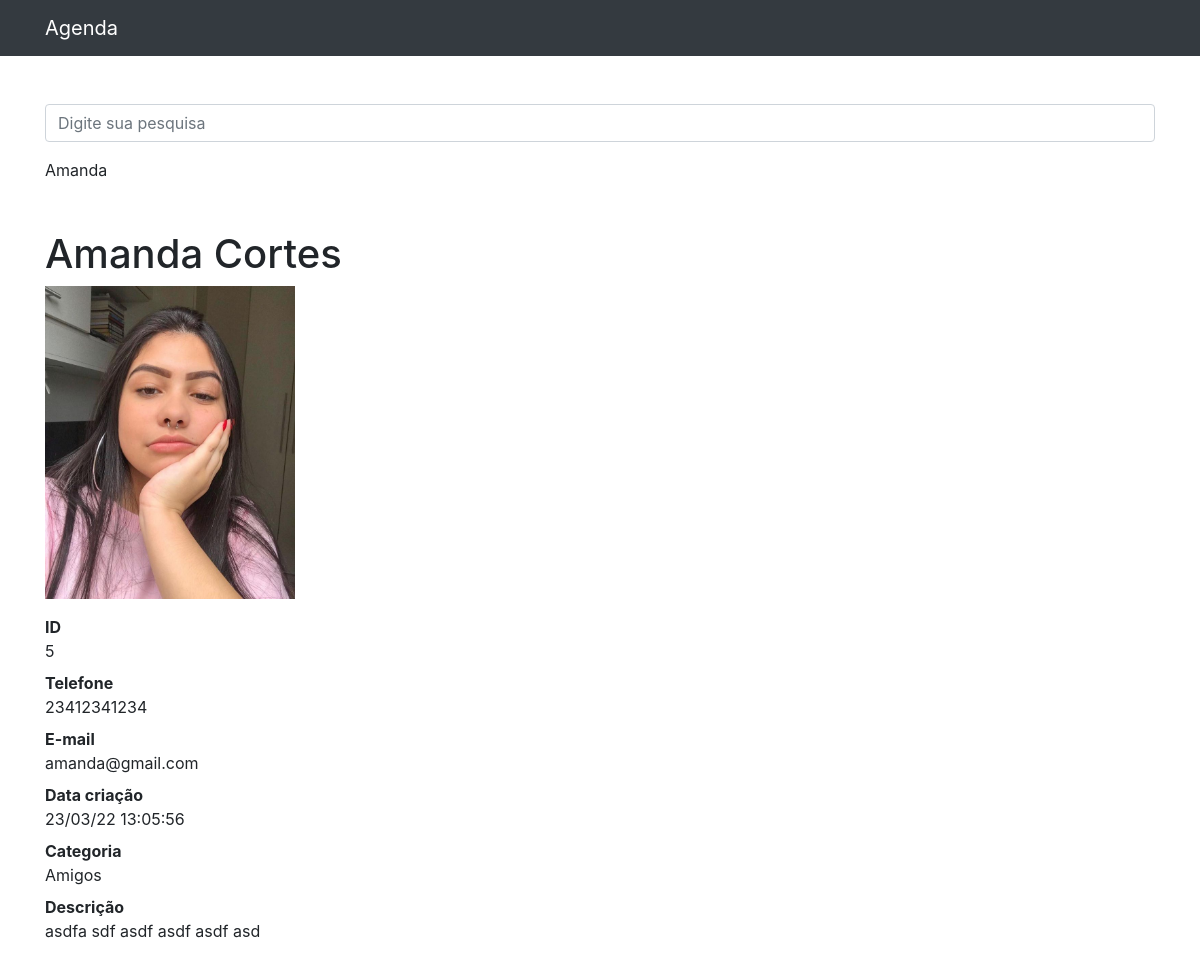
The app's page /5/ with its own data.
### contatos/models.py (models this page shows, shortened)
class Contato(models.Model):
    nome = models.CharField(max_length=100)
    sobrenome = models.CharField(max_length=100, blank=True)
    email = models.EmailField(max_length=100, blank=True)
    telefone = models.CharField(max_length=100)
    data_criacao = models.DateTimeField(auto_now_add=True)
    descricao = models.TextField(blank=True)
    categoria = models.ForeignKey(Categoria, on_delete=models.DO_NOTHING)
    mostrar = models.BooleanField(default=True)
    foto = models.ImageField(upload_to='fotos/%Y/%m/%d', null=True, blank=True)

class Categoria(models.Model):
    nome = models.CharField(max_length=100)
    def __str__(self):
        return self.nome

### contatos/views.py (the view)
# urls.py: urls.path('<int:contato_id>/', views.ver_contato, name='ver_contato'),
def ver_contato(request, contato_id):
    contato = get_object_or_404(Contato, id=contato_id)
    if not contato.mostrar:
        raise Http404()
    return render(request, 'contatos/ver_contato.html', {'contato': contato})

### contatos/templates/contatos/ver_contato.html
{% extends 'base.html' %} {% block conteudo %} {%block titulo%}{{ contato.nome }}{%endblock%}
<h1 class="mt-5">{{ contato.nome }} {{contato.sobrenome}} </h1>
{% if contato.foto %}
<p><img src="{{contato.foto.url}}" style="max-width: 250px; height: auto;"></p>
{% endif %}
<dl>
    <dt>ID</dt>
    <dd>{{ contato.id }}</dd>
    <dt>Telefone</dt>
    <dd>{{ contato.telefone }}</dd>
    <dt>E-mail</dt>
    <dd>{{ contato.email }}</dd>
    <dt>Data criação</dt>
    <dd>{{ contato.data_criacao|date:'d/m/y H:i:s' }}</dd>
    <dt>Categoria</dt>
    <dd>{{ contato.categoria }}</dd>
    <dt>Descrição</dt>
    <dd>{{ contato.descricao }}</dd>
</dl>
{% endblock %}

### records on screen
Contato: nome "Amanda", sobrenome "Cortes", foto (picture), id "5", telefone "23412341234", email "amanda@gmail.com", data_criacao "23/03/22 13:05:56", categoria "Amigos", descricao "asdfa sdf asdf asdf asdf asd"
